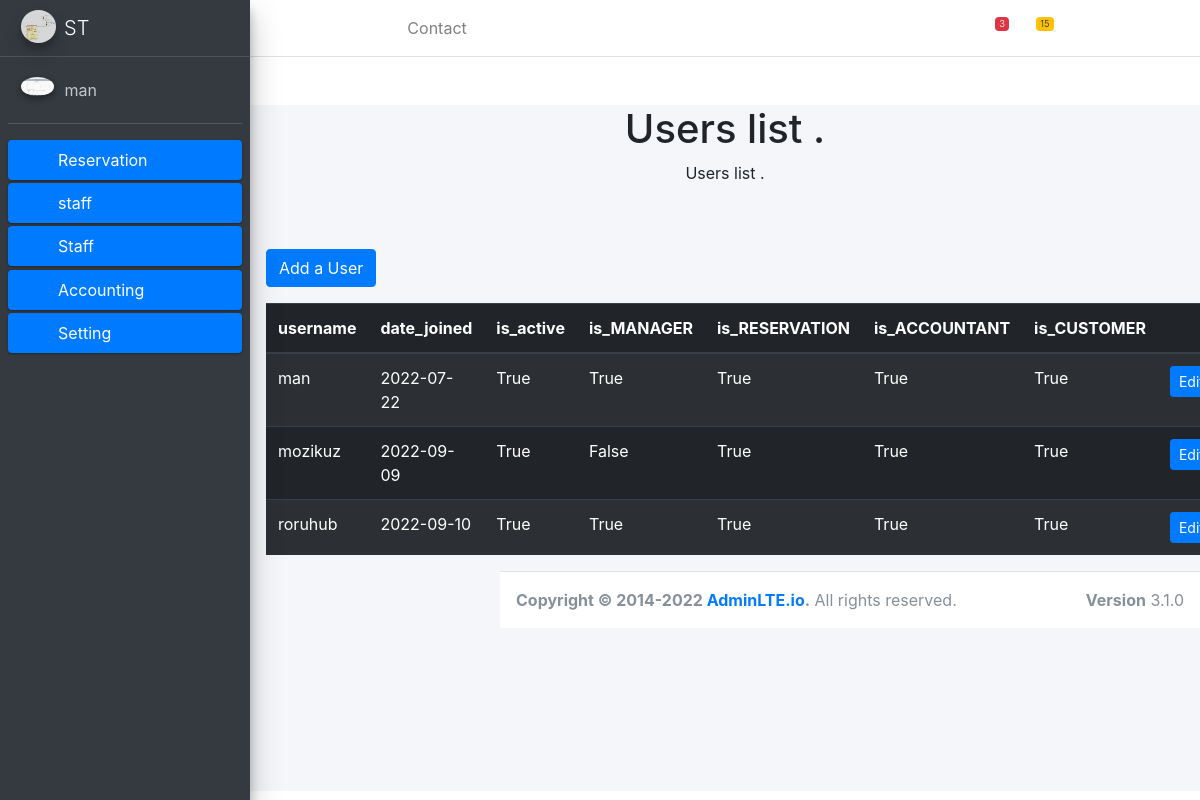
/companys/users/ (signed in), run on an earlier commit of the app's database.
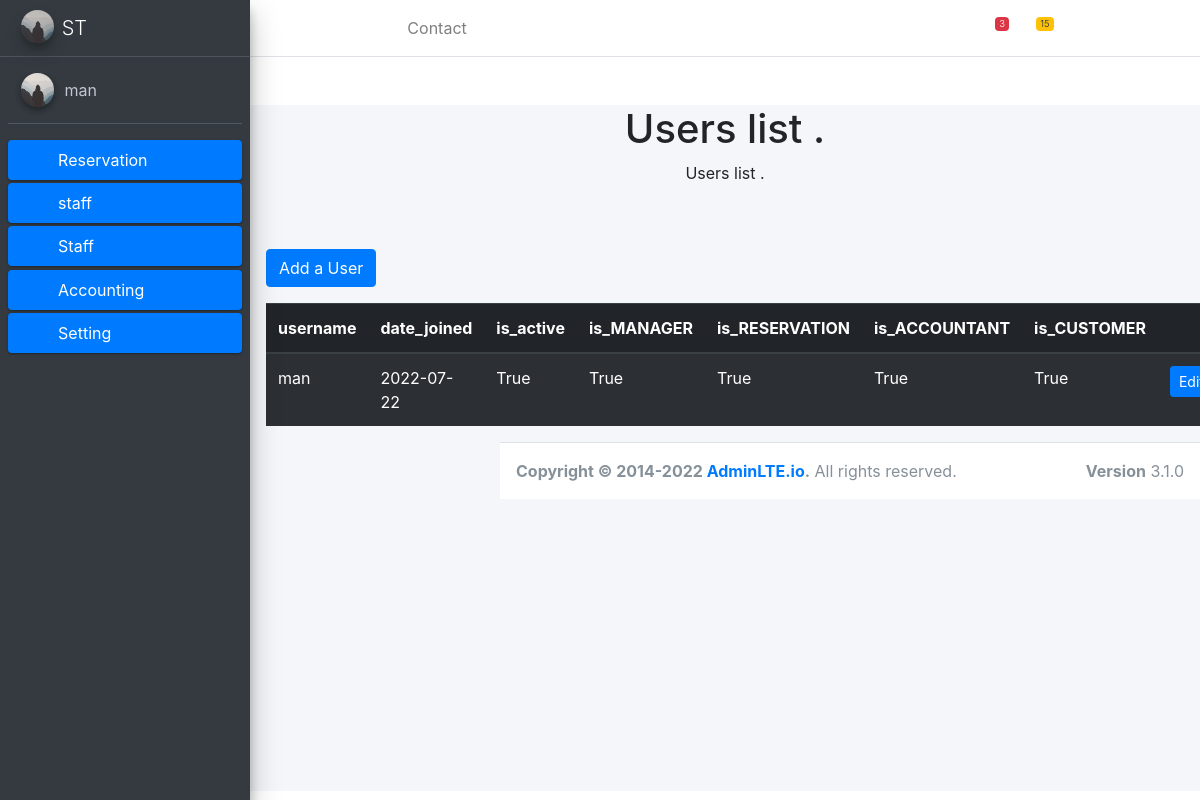
And on a later commit of the database.
### users/models.py (models this page shows, shortened)
class MyUser(AbstractBaseUser, PermissionsMixin):
    email = models.EmailField(_('email address'), unique=True)
    username = models.CharField(_('username'), max_length=250, unique=True)
    first_name = models.CharField(_('first name'), max_length=50, blank=True)
    last_name = models.CharField(_('last name'), max_length=50, blank=True)
    date_joined = models.DateTimeField(_('date joined'), auto_now_add=True)
    is_active = models.BooleanField(_('active'), default=True)
    is_staff = models.BooleanField(default=False)
    is_superuser = models.BooleanField(default=False)
    avatar = models.ImageField(upload_to='avatars/', null=True, blank=True)
    is_MANAGER= models.BooleanField(default=False)
    is_RESERVATION= models.BooleanField(default=False)
    is_ACCOUNTANT= models.BooleanField(default=False)
    is_CUSTOMER= models.BooleanField(default=False)
    objects = UserManager()
    company    = models.ForeignKey(Company, blank=True, null=True, on_delete=models.SET_NULL)
    sub_customer   = models.ForeignKey(Customer, null=True,blank=True, on_delete=models.SET_NULL, related_name='sub_customer')
    USERNAME_FIELD = 'username'
    REQUIRED_FIELDS = ['email']
    class Meta:
        verbose_name = _('user')
        verbose_name_plural = _('users')

class Profile(models.Model):
    user  = models.OneToOneField(settings.AUTH_USER_MODEL, on_delete=models.SET_NULL , null=True, blank=True)
    image = models.ImageField(default='default.jpg', upload_to='profile_pics')
    phoneNumber = models.CharField(max_length = 25, unique = True, blank= True, null= True)
    create_at = models.DateTimeField(auto_now_add=True)
    update_at = models.DateTimeField(auto_now=True)

### company/models.py (models this page shows)
class Company(models.Model):
    name = models.CharField(_('name'), max_length=500)
    logo = models.ImageField(default='default.jpg', upload_to='Company_pics', blank=True, null=True)
    address = models.CharField(max_length=500, blank=True, null=True)
    phoneNumber1 = models.CharField( max_length = 25,  blank=True, null=True)
    phoneNumber2 = models.CharField( max_length = 25,  blank=True, null=True)
    phoneNumber3 = models.CharField( max_length = 25,  blank=True, null=True)
    phoneNumber4 = models.CharField( max_length = 25,  blank=True, null=True)
    tradeRecord = models.CharField(max_length=500, blank=True, null=True)
    email       = models.EmailField( blank=True, null=True)
    webSite     =  models.URLField(max_length = 200, blank=True, null=True)
    create_at = models.DateTimeField(auto_now_add=True)
    update_at = models.DateTimeField(auto_now=True)
    class Meta:
        verbose_name = 'شركة '
        verbose_name_plural = 'الشركات'
    def __str__(self):
        return f'{self.name}'
        img = Image.open(self.logo.path)
        if img.height > 300 or img.width > 300:
            output_size = (300, 300)
            img.thumbnail(output_size)
            img.save(self.logo.path)

### company/views.py (the view)
# urls.py: path('users/', user_list, name='user_list'),
def user_list(request):
    users =MyUser.objects.filter(company=request.user.company)
    return render(request, 'users_company_list.html', {
        'users': users,
    })

### company/templates/users_company_list.html
{% extends 'base.html' %}
{% block content %}
 <div class="container px-3 " height="100%">
      <div class="px-5 my-5 text-center">
        <h1>Users list .</h1>
        <p>Users list .</p>
      </div>
      {% if user.is_superuser or user.is_MANAGER %}
      <button
              hx-get="{% url 'add_user' %}"
              hx-target="#dialog"
              class="btn btn-primary btn-rounded btn-fw my-3">
        Add a User
      </button>
      {% endif %}
<table class="table table-dark table-striped" >
            <thead >
                <tr>
                    <th>username</th>
                    <th>date_joined</th>
                    <th>is_active</th>
                    <th>is_MANAGER</th>
                    <th>is_RESERVATION</th>
                    <th>is_ACCOUNTANT</th>
                    <th>is_CUSTOMER</th>
                    <th></th>
                </tr>
            </thead>
                <tbody>
            {%  for u in user.company.myuser_set.all %}
            <tr>
               <td>{{ u.username }}</td>
               <td>{{ u.date_joined|date:"Y-m-d" }}</td>
              <td>{{ u.is_active }}</td>
              <td>{{ u.is_MANAGER }}</td>
              <td>{{ u.is_RESERVATION }}</td>
              <td>{{ u.is_ACCOUNTANT }}</td>
              <td>{{ u.is_CUSTOMER }}</td>
              <td>
              <a class="btn btn-primary btn-sm" href ="{% url 'profile' pk=u.pk %}" >Edit</a>
            </td>
            </tr>
            {% empty %}
            <tr><td  colspan="7" > No users in {{ company.name }}</td></tr>
            {%  endfor %}
         </tbody>
        </table>
{% endblock %}

### templates/sidebar.html (shortened to what this page needs)
{% load static %}
{% load i18n %}
<aside class="main-sidebar sidebar-dark-primary elevation-4">
    <a href="" class="brand-link">
      <img
      src="{{ user.company.logo.url }}"
      alt="company Logo" class="brand-image img-circle elevation-3" style="opacity: .8">
      <span class="brand-text font-weight-light">{{ user.company }}</span>
    </a>
    <div class="sidebar">
      <div class="user-panel mt-3 pb-3 mb-3 d-flex">
        <div class="image">
          <img src="{{ user.profile.image.url }}"
          class="img-circle elevation-2" alt="User Image">
        </div>
        <div class="info">
          <a href="#" class="d-block">{{ user }}</a>
        </div>
      </div>
      <nav class="mt-2">
        <ul class="nav nav-pills nav-sidebar flex-column" data-widget="treeview" role="menu" data-accordion="false">
          <li class="nav-item menu-close ">
            <a href="#" class="nav-link active">
              <i class="nav-icon far fa-id-badge"></i>
              <p>
                Reservation
                <i class="right fas fa-angle-left "></i>
              </p>
            </a>
              <li class="nav-item menu-close">
                <a href="#" class="nav-link active">
                <i class="nav-icon fas fa-building"></i>
                <p>
                  staff
                  <i class="right fas fa-angle-left"></i>
                </p>
              </a>
    <li class="nav-item menu-close">
      <a href="#" class="nav-link active">
      <i class="nav-icon fas fa-user"></i>
      <p>
        Staff
        <i class="right fas fa-angle-left"></i>
      </p>
    </a>
    <li class="nav-item menu-close">
      <a href="#" class="nav-link active">
        <i class="nav-icon fas fa-dollar-sign"></i>
        <p>
          Accounting
          <i class="right fas fa-angle-left"></i>
        </p>
      </a>
  <li class="nav-item menu-close">
    <a href="#" class="nav-link active">
      <i class="nav-icon fas fa-cogs"></i>
      <p>
        Setting
        <i class="right fas fa-angle-left"></i>
      </p>
    </a>
  </aside>

What changed in the data, as far as the page shows it:
no longer on this page (row edited): MyUser: username "mozikuz", date_joined "2022-09-09", is_active "True", is_MANAGER "False", is_RESERVATION "True", is_ACCOUNTANT "True", is_CUSTOMER "True"
removed MyUser: username "roruhub", date_joined "2022-09-10", is_active "True", is_MANAGER "True", is_RESERVATION "True", is_ACCOUNTANT "True", is_CUSTOMER "True"
changed MyUser "man": company.logo: picture removed, a placeholder shows; profile.image: picture removed, a placeholder shows
